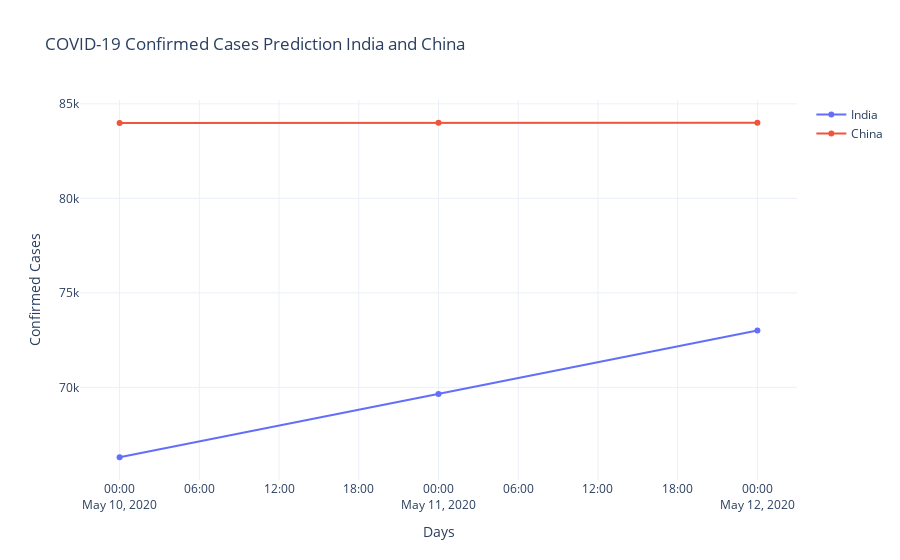

The notebook cell this image was saved under:
### Code cell
fig = go.Figure()

result_cases_in = results[results["Country/Region"] == "India"]
result_cases_ch = results[results["Country/Region"] == "China"]


fig.add_trace(go.Scatter(x=result_cases_in["Date"], y=result_cases_in["Confirmed_Cases"].values,
                    mode='lines+markers',
                    name='India'))
fig.add_trace(go.Scatter(x=result_cases_ch["Date"], y=result_cases_ch["Confirmed_Cases"].values,
                    mode='lines+markers',
                    name='China'))
fig.update_layout(title='COVID-19 Confirmed Cases Prediction India and China',
                   xaxis_title='Days',
                   yaxis_title='Confirmed Cases')
fig.show()

### Figure 1 — Plotly figure (JSON) as saved in the notebook; plotly's stock layout.template omitted (floating-point values rounded to 4 significant figures)
{"data": [{"mode": "lines+markers", "name": "India", "type": "scatter", "x": ["2020-05-10T00:00:00", "2020-05-11T00:00:00", "2020-05-12T00:00:00"], "y": [66305, 69657, 73010]}, {"mode": "lines+markers", "name": "China", "type": "scatter", "x": ["2020-05-10T00:00:00", "2020-05-11T00:00:00", "2020-05-12T00:00:00"], "y": [83990, 83995, 84000]}], "layout": {"title": {"text": "COVID-19 Confirmed Cases Prediction India and China"}, "xaxis": {"title": {"text": "Days"}}, "yaxis": {"title": {"text": "Confirmed Cases"}}}}
